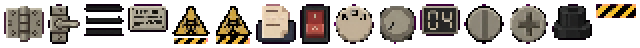
#> input picture tools/voxel-fridge/fittings.png, 320 x 24 px, found by its file name (shown 2 times larger)
$ python cut_fittings.py
#> lines starting #> are read from the running program, lines starting #| are printed output that depends on the picture
#!/usr/bin/env python3
"""Cut the generated fittings sheet into a decal atlas with alpha.

    python3 tools/authoring/cut_fittings.py

Authoring tool. NOT a build, CI or runtime dependency.

WHY DECALS AND NOT MORE PROCEDURAL TEXTURE. The style bible's character-ab
sheet draws the same cabinet plain and finished, and the difference is not
noise — it is FITTINGS. A vent where air moves, a rating plate where you would
read one, screws at the corners of each panel, a label in a holder. Both halves
of that sheet have perfectly flat fields; the finished one simply has things ON
it, each placed where it belongs. No hash function produces that, because the
placement is the meaning.

So the fittings become a small atlas, and the renderer places them
deliberately. Each is drawn at a FIXED WORLD SIZE anchored to a face's corner
or centre, which keeps the resize property: a cabinet twice as wide has the
same rating plate in the same place relative to its corner, not a plate
stretched to twice the width.

The sheet is generated on magenta so the cutter can find each fitting as an
island and key the background out to alpha. Nothing here guesses a grid: the
tiles are found, not assumed, because a generator lays them out however it
likes and a hard-coded 4x4 would silently mis-slice the moment it did not.
"""
import json
from collections import Counter
from pathlib import Path

from PIL import Image

ROOT = Path(__file__).resolve().parents[2]
SRC = ROOT / "docs" / "style-bible" / "fittings.png"
OUT_PNG = ROOT / "tools" / "voxel-fridge" / "fittings.png"
OUT_JSON = ROOT / "tools" / "voxel-fridge" / "fittings.json"

# Longest side of any fitting, in texels. The generator draws them at a couple
# of hundred pixels; placed at a few world units they were being minified ~13x
# with NEAREST and no mipmaps, so each one sampled a single arbitrary texel and
# rendered as a flat blob — the "pale squares" scattered over the flanks were
# screws. Cutting them to the same budget the surfaces use keeps them chunky and
# means a decal is never sampled below the resolution it was authored at.
MAXTEX = 20

# Row-major, matching the order the sheet was asked for. Checked against the
# image rather than trusted: cut_fittings prints a grid map so a mismatch is
# visible immediately instead of showing up as a hinge where a dial should be.
NAMES = [
    "hinge", "latch", "vent",
    "ratingPlate", "biohazard", "biohazard2", "labelHolder",
    "rocker", "dialA", "dialB", "readout",
    "screwSlot", "screwCross", "foot", "hazardStripe",
]


def is_bg(c, tol=150):
    return abs(c[0] - 255) + abs(c[1] - 0) + abs(c[2] - 255) < tol


def islands(im, min_px=400):
    """Connected non-magenta regions. Flood fill on a coarse stride, then take
    the true bounds of each island at full resolution."""
    px = im.load()
    w, h = im.size
    seen = [[False] * h for _ in range(w)]
    out = []
    for sx in range(0, w, 3):
        for sy in range(0, h, 3):
            if seen[sx][sy] or is_bg(px[sx, sy]):
                continue
            stack, pts = [(sx, sy)], []
            while stack:
                x, y = stack.pop()
                if not (0 <= x < w and 0 <= y < h) or seen[x][y] or is_bg(px[x, y]):
                    continue
                seen[x][y] = True
                pts.append((x, y))
                # Step by ONE. Stepping by two preserves parity, so a solid
                # shape splits into four independent even/odd lattices and each
                # fitting came back as four islands — fifteen tiles counted as
                # sixty-eight.
                stack += [(x + 1, y), (x - 1, y), (x, y + 1), (x, y - 1)]
            if len(pts) * 4 < min_px:
                continue
            xs = [p[0] for p in pts]
            ys = [p[1] for p in pts]
            out.append([min(xs) - 2, min(ys) - 2, max(xs) + 2, max(ys) + 2])
    return out


def merge_close(boxes, gap=26):
    """Fuse islands that are near each other into one fitting.

    A fitting is not always one connected shape: the vent is three separate
    horizontal bars with clear space between them, so a pure island count
    reported seventeen tiles for fifteen fittings and shifted every name after
    it. Anything within `gap` of another box is part of the same fitting — the
    sheet leaves far more space than that between fittings.
    """
    boxes = [list(b) for b in boxes]
    changed = True
    while changed:
        changed = False
        for i in range(len(boxes)):
            for j in range(i + 1, len(boxes)):
                a, b = boxes[i], boxes[j]
                if (a[0] - gap < b[2] and b[0] - gap < a[2]
                        and a[1] - gap < b[3] and b[1] - gap < a[3]):
                    boxes[i] = [min(a[0], b[0]), min(a[1], b[1]),
                                max(a[2], b[2]), max(a[3], b[3])]
                    boxes.pop(j)
                    changed = True
                    break
            if changed:
                break
    return boxes


def rows(boxes, tol=60):
    """Group islands into rows by vertical overlap, then sort each row by x, so
    the naming order is reading order whatever the generator's spacing."""
    boxes = sorted(boxes, key=lambda b: b[1])
    out, cur = [], [boxes[0]]
    for b in boxes[1:]:
        if b[1] - cur[-1][1] < tol:
            cur.append(b)
        else:
            out.append(sorted(cur, key=lambda q: q[0]))
            cur = [b]
    out.append(sorted(cur, key=lambda q: q[0]))
    return out


def main():
    im = Image.open(SRC).convert("RGB")
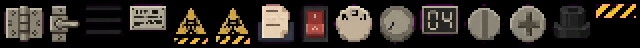
#> im: PIL image 320x24 RGB (shown 2 times larger); mean R, G, B 52.1, 45.5, 38.7
    boxes = merge_close(islands(im))
#> boxes = [[-2, -2, 321, 25]]
    grid = rows(boxes)
#> in rows, `out, cur = [], [boxes[0]]`: out = []; cur = [[-2, -2, 321, 25]]
#> grid = [[[-2, -2, 321, 25]]]
    flat = [b for row in grid for b in row]
#> flat = [[-2, -2, 321, 25]]
    print(f"found {len(flat)} fittings in {len(grid)} rows: "
          f"{[len(r) for r in grid]}")
#| found 1 fittings in 1 rows: [1]
    if len(flat) != len(NAMES):
        print(f"  WARNING: {len(flat)} islands but {len(NAMES)} names — the "
              f"names below will be wrong. Check {SRC.name} and adjust NAMES.")
#|   WARNING: 1 islands but 15 names — the names below will be wrong. Check fittings.png and adjust NAMES.

    # Pack into one strip with 2px gutters. A strip rather than a square: there
    # are fifteen small tiles and nothing gains from a clever packer.
    tiles = []
    for i, (x0, y0, x1, y1) in enumerate(flat):
        name = NAMES[i] if i < len(NAMES) else f"tile{i}"
        t = im.crop((max(0, x0), max(0, y0), x1, y1))
        k = MAXTEX / max(t.width, t.height)
        if k < 1:
            t = t.resize((max(1, round(t.width * k)), max(1, round(t.height * k))),
                         Image.NEAREST)
        tiles.append((name, t))
#> this loop made 1 pass
#> (x0, y0, x1, y1, name, k) on pass 1: (-2, -2, 321, 25, 'hinge', 0.0623)
#> pass 1, in main, `t = im.crop((max(0, x0), max(0, y0), x1, y1))`:
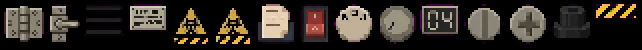
#> t: PIL image 321x25 RGB (shown 2 times larger); mean R, G, B 49.9, 43.6, 37
#> after the loop, tiles = 1 item

    W = sum(t.width + 2 for _, t in tiles) + 2
#> W = 24
    H = max(t.height for _, t in tiles) + 4
#> H = 6
    atlas = Image.new("RGBA", (W, H), (0, 0, 0, 0))
    man = {}
    x = 2
    for name, t in tiles:
        rgba = t.convert("RGBA")
        px = rgba.load()
        # Key out the magenta ground. Anything close to it goes fully
        # transparent; the generator's anti-aliased fringe would otherwise leave
        # a pink halo around every decal at nearest filtering.
        for yy in range(rgba.height):
            for xx in range(rgba.width):
                r, g, b, _ = px[xx, yy]
                # Key on HUE, not distance from pure magenta. A distance test
                # leaves the generator's anti-aliased fringe behind — every
                # decal kept a thin pink outline at nearest filtering, which is
                # exactly where it is most visible. Anything whose red and blue
                # both clearly beat its green is ground, at any brightness.
                if r > 90 and b > 90 and g < min(r, b) - 45:
                    px[xx, yy] = (0, 0, 0, 0)
        # Then ERODE THE FRINGE. The hue test above cannot catch a fitting's own
        # black outline blended halfway into magenta — that lands near #3a1a3a,
        # too dark to trip it, and leaves a purple rim exactly where nearest
        # filtering shows it most. So: any purple-tinted pixel TOUCHING
        # transparency is fringe and goes too. Anchoring on adjacency is what
        # makes this safe — it cannot eat a fitting's interior, only its border.
        for _ in range(2):
            doomed = []
            for yy in range(rgba.height):
                for xx in range(rgba.width):
                    r, g, b, aa = px[xx, yy]
                    if aa == 0 or g >= min(r, b) - 12:
                        continue
                    if any(px[nx, ny][3] == 0
                           for nx, ny in ((xx+1,yy),(xx-1,yy),(xx,yy+1),(xx,yy-1))
                           if 0 <= nx < rgba.width and 0 <= ny < rgba.height):
                        doomed.append((xx, yy))
            for q in doomed:
                px[q] = (0, 0, 0, 0)
        atlas.paste(rgba, (x, 2))
        man[name] = {"rect": [x, 2, rgba.width, rgba.height],
                     "aspect": round(rgba.width / rgba.height, 4)}
        print(f"  {name:14s} {rgba.width:3d}x{rgba.height:3d}")
        x += rgba.width + 2
#> this loop made 1 pass
#> (name, x) on pass 1: ('hinge', 24)
#|   hinge           20x  2
#> after the loop, man = 1 item; x = 24

    # The atlas's OWN colours, exported so the renderer can widen its palette.
    # The post pass snaps every frame to a locked palette; without these the
    # hazard yellow and the plate's warm grey would snap to whatever cabinet
    # colour happened to be nearest, and the decals would come out as smears.
    seen = Counter(c[:3] for c in atlas.getdata() if c[3] > 128)
#> seen = 19 items
    keep = []
    for c, n in seen.most_common():
        # The threshold scales with the atlas: at 20-texel tiles a colour
        # owning 30 pixels is a large region, and a fixed 30 cut the palette
        # from 17 colours to 3 the moment the tiles were downscaled.
        if n < max(3, atlas.width * atlas.height // 900):
            break
        if all(sum(abs(a - b) for a, b in zip(c, k)) > 44 for k in keep):
            keep.append(c)
#> this loop made 2 passes
#> (c, n) on passes 1 to 2: ((0, 0, 0), 22), ((142, 137, 118), 1)
#> after the loop, keep = [(0, 0, 0)]
    print(f"  atlas palette: {len(keep)} colours")
#|   atlas palette: 1 colours

    atlas.save(OUT_PNG)
    OUT_JSON.write_text(json.dumps(
        {"size": [W, H], "tiles": man,
         "palette": ["#%02x%02x%02x" % c for c in keep[:24]]}, indent=1) + "\n")
    print(f"wrote {OUT_PNG.relative_to(ROOT)} ({W}x{H}) and "
          f"{OUT_JSON.relative_to(ROOT)}")
#| wrote tools/voxel-fridge/fittings.png (24x6) and tools/voxel-fridge/fittings.json


if __name__ == "__main__":
    main()
